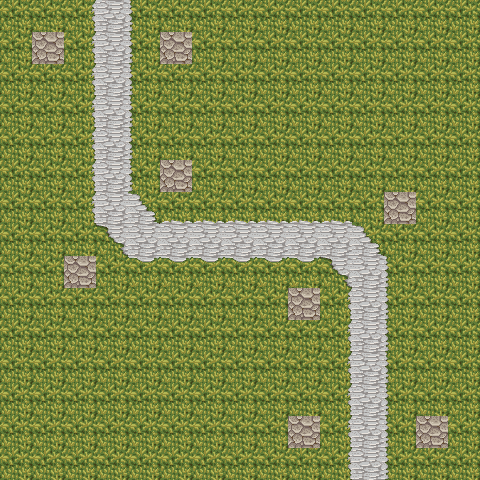

A level layout from a 2D game, rendered from its tile map. Below: a short description, then the map file with tile-grid data replaced by summaries:
An orthogonal 15x15 tile map with 32x32 px tiles, 3 tile layers (Base, Path, TowerSlotsMarkers) and 9 objects (8x TowerSlot).

<map version="1.0" tiledversion="1.1.3" orientation="orthogonal" renderorder="right-down" width="15" height="15" tilewidth="32" tileheight="32" infinite="0" nextobjectid="58">
 <tileset firstgid="1" source="magecity.tsx" />
 <layer name="Base" width="15" height="15">
  <data>[225 cells, 225 non-empty, 1 distinct tile ids]</data>
 </layer>
 <layer name="Path" width="15" height="15">
  <properties>
   <property name="LayerType" value="PathLayer" />
  </properties>
  <data>[225 cells, 63 non-empty, 7 distinct tile ids]</data>
 </layer>
 <objectgroup name="Navigation">
  <object id="8" x="110" y="-1.33333">
   <polyline points="0,0 3.33333,211.333 38.6667,242 224.667,243.333 256,272.667 260,485.333" />
  </object>
 </objectgroup>
 <layer name="TowerSlotsMarkers" width="15" height="15">
  <data>[225 cells, 8 non-empty, 1 distinct tile ids]</data>
 </layer>
 <objectgroup name="TowerSlots">
  <object id="44" name="TowerSlot" gid="82" x="160" y="64" width="32" height="32" />
  <object id="51" name="TowerSlot" gid="82" x="32" y="64" width="32" height="32" />
  <object id="52" name="TowerSlot" gid="82" x="160" y="192" width="32" height="32" />
  <object id="53" name="TowerSlot" gid="82" x="64" y="288" width="32" height="32" />
  <object id="54" name="TowerSlot" gid="82" x="384" y="224" width="32" height="32" />
  <object id="55" name="TowerSlot" gid="82" x="288" y="320" width="32" height="32" />
  <object id="56" name="TowerSlot" gid="82" x="288" y="448" width="32" height="32" />
  <object id="57" name="TowerSlot" gid="82" x="416" y="448" width="32" height="32" />
 </objectgroup>
</map>
